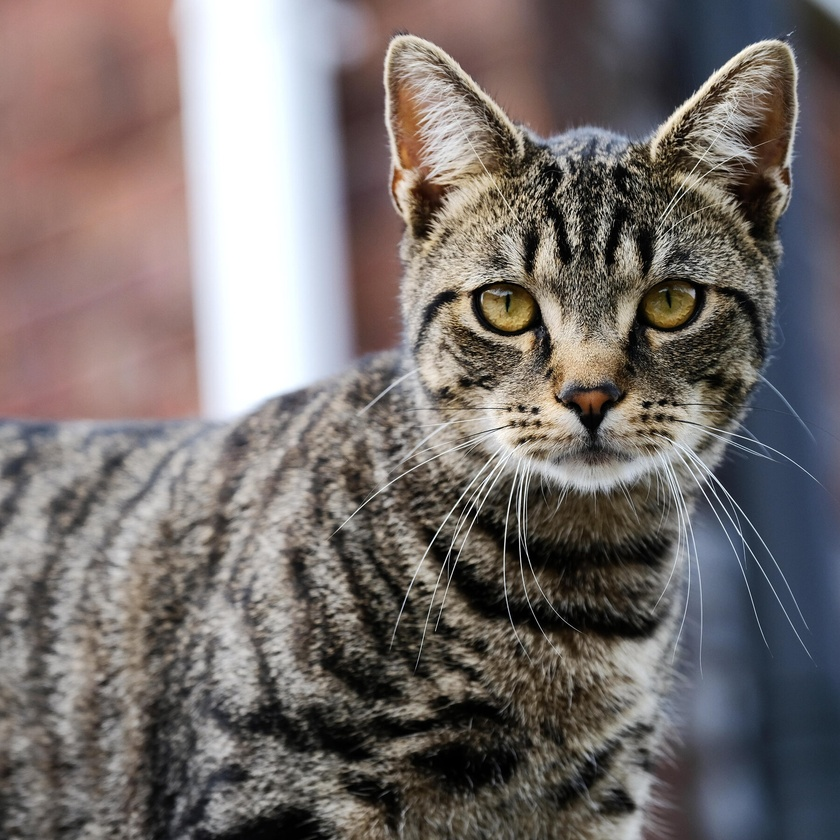
#> input picture cat.jpg, 840 x 840 px, shrunk from 1800 x 1800 before the run
$ python openCVedgedet.py   (older library calls are emulated)
#> lines starting #> are read from the running program, lines starting #| are printed output that depends on the picture
import cv2
import numpy as np

img = cv2.imread("cat.jpg")
#> img is the input picture: shape (840, 840, 3); mean B, G, R 108.6, 110.7, 118.1
laplacian = cv2.Laplacian(img,cv2.CV_64F)
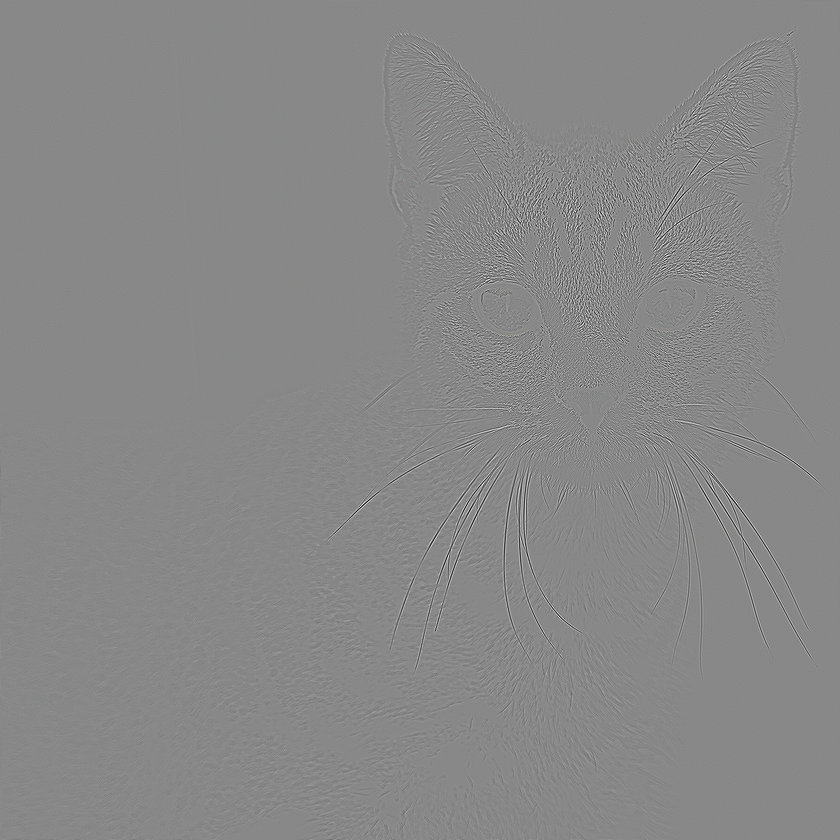
#> laplacian: shape (840, 840, 3) float64; mean B, G, R 0, 0, 0; drawn with min black and max white
cv2.imshow("laplacian", laplacian)
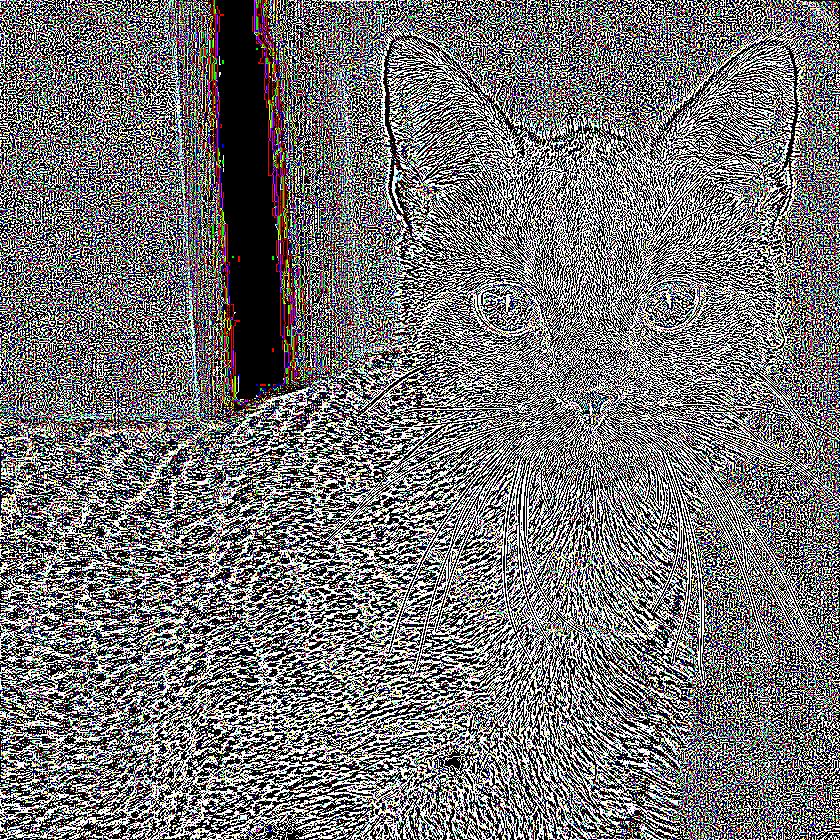
#> window 'laplacian': shape (840, 840, 3); mean B, G, R 115.2, 114.6, 115.7
cv2.waitKey(0)
cv2.destroyAllWindows()

$ run again, with IMG_1695.jpg copied over cat.jpg
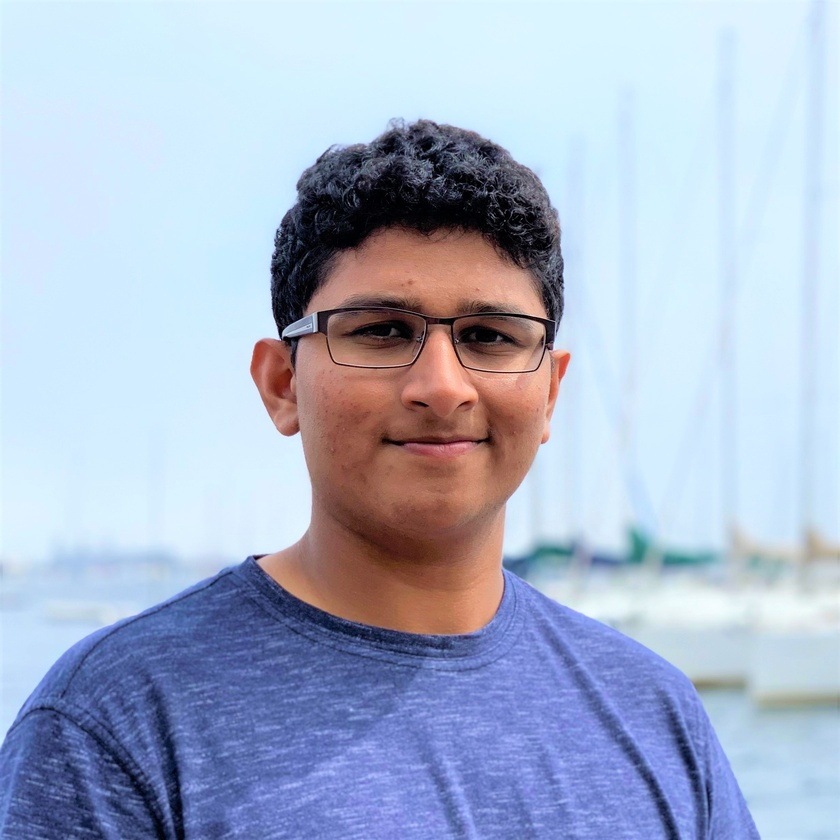
#> input picture IMG_1695.jpg, 840 x 840 px, shrunk from 2463 x 2463 before the run
#> img is the input picture: shape (840, 840, 3); mean B, G, R 204.4, 181.1, 169.2
#> `laplacian = cv2.Laplacian(img,cv2.CV_64F)`:
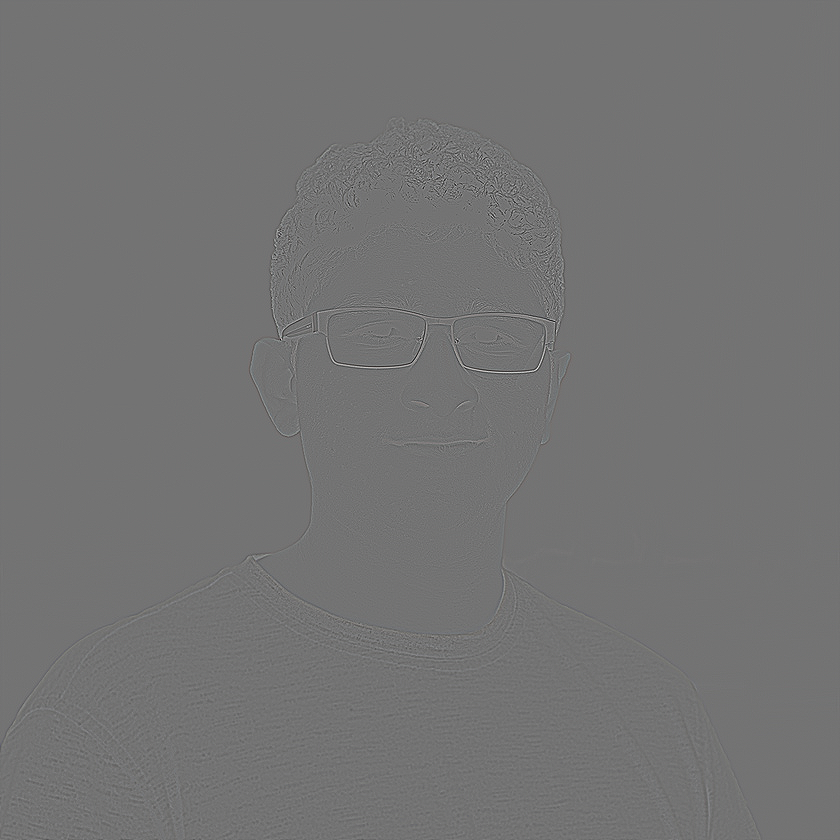
#> laplacian: shape (840, 840, 3) float64; mean B, G, R 0, 0, 0; drawn with min black and max white
#> `cv2.imshow("laplacian", laplacian)`:
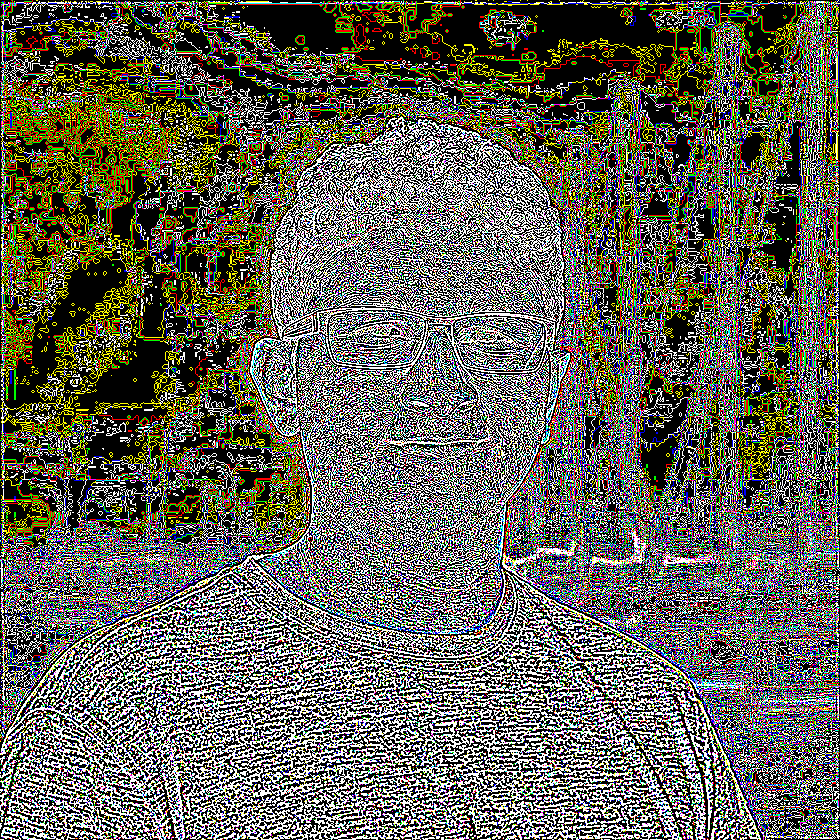
#> window 'laplacian': shape (840, 840, 3); mean B, G, R 86.2, 97.6, 99

$ run again, with lowres.jpg copied over cat.jpg
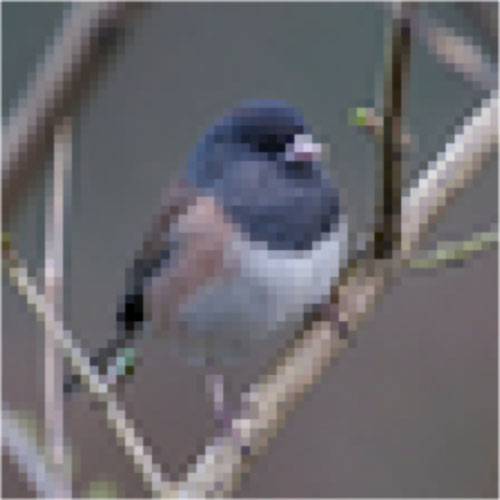
#> input picture lowres.jpg, 500 x 500 px
#> img is the input picture: shape (500, 500, 3); mean B, G, R 110.1, 105.4, 106.8
#> `laplacian = cv2.Laplacian(img,cv2.CV_64F)`:
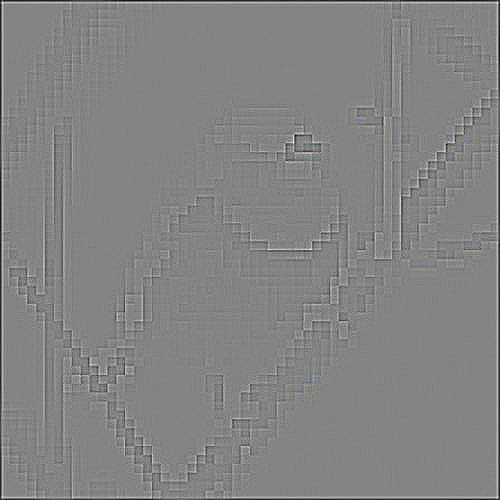
#> laplacian: shape (500, 500, 3) float64; mean B, G, R -0.2, -0.2, -0.2; drawn with min black and max white
#> `cv2.imshow("laplacian", laplacian)`:
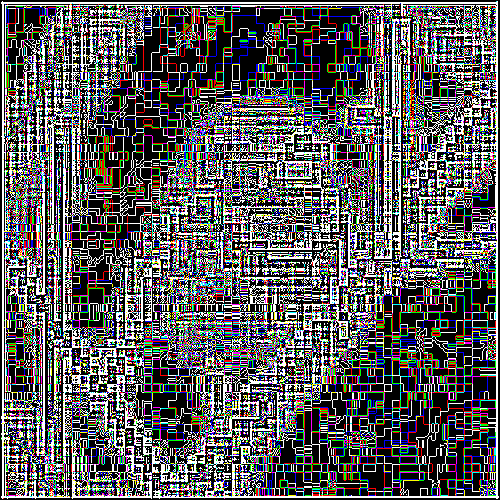
#> window 'laplacian': shape (500, 500, 3); mean B, G, R 91.3, 89.8, 91
